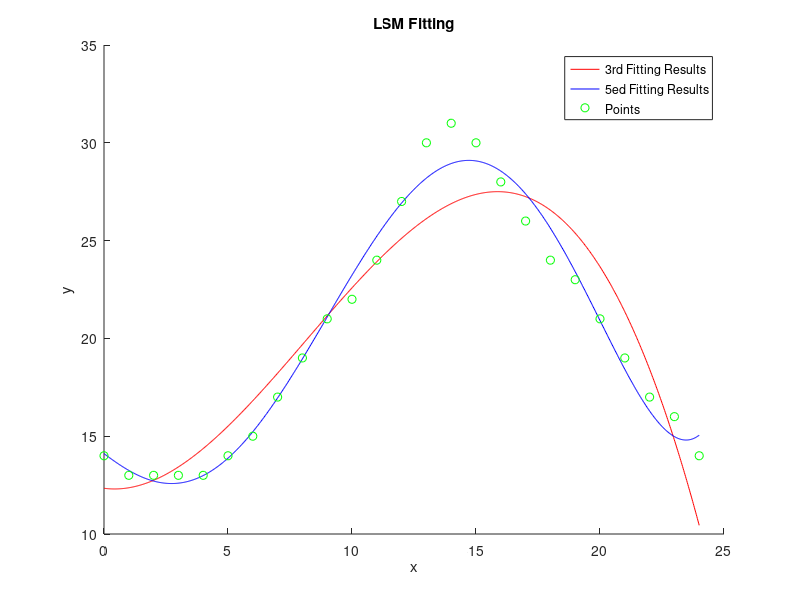

Write MATLAB code to recreate this figure.
X = 0:1:24;
Y = [14,13,13,13,13,14,15,17,19,21,22,24,27,30,31,30,28,26,24,23,21,19,17,16,14];

n=length(X);
F=zeros(n,4);
for k=1:4
    F(:,k)=X'.^(k-1);
end
A=F'*F;
B=F'*Y';
C=A\B;
C3=flipud(C);
disp(C3);

n=length(X);
F=zeros(n,6);
for k=1:6
    F(:,k)=X'.^(k-1);
end
A=F'*F;
B=F'*Y';
C=A\B;
C5=flipud(C);
disp(C5);

x_dense = linspace(0, 24, 1000);
y_dense = polyval(C3, x_dense);
hold on;
plot(x_dense, y_dense, 'r-');
y_dense = polyval(C5, x_dense);
plot(x_dense, y_dense, 'b-');
plot(X,Y,'go');
title("LSM Fitting");
xlabel('x');
ylabel('y');
legend('3rd Fitting Results','5ed Fitting Results','Points');    
